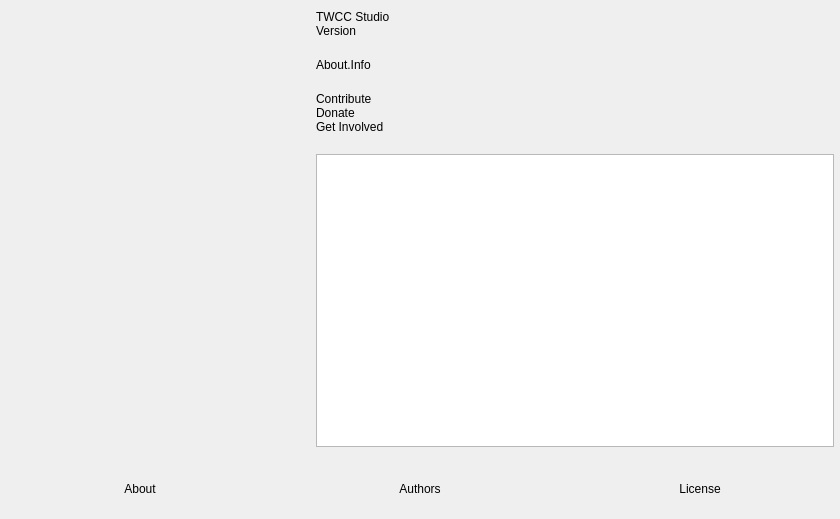
<?xml version="1.0" encoding="UTF-8"?>
<ui version="4.0">
 <class>OBSAbout</class>
 <widget class="QWidget" name="OBSAbout">
  <property name="geometry">
   <rect>
    <x>0</x>
    <y>0</y>
    <width>840</width>
    <height>519</height>
   </rect>
  </property>
  <property name="windowTitle">
   <string>About</string>
  </property>
  <layout class="QVBoxLayout" name="verticalLayout_2">
   <property name="leftMargin">
    <number>0</number>
   </property>
   <property name="topMargin">
    <number>0</number>
   </property>
   <property name="rightMargin">
    <number>0</number>
   </property>
   <property name="bottomMargin">
    <number>0</number>
   </property>
   <item>
    <layout class="QHBoxLayout" name="horizontalLayout_2">
     <property name="spacing">
      <number>30</number>
     </property>
     <property name="leftMargin">
      <number>30</number>
     </property>
     <property name="topMargin">
      <number>10</number>
     </property>
     <property name="rightMargin">
      <number>6</number>
     </property>
     <property name="bottomMargin">
      <number>6</number>
     </property>
     <item>
      <widget class="QLabel" name="icon">
       <property name="minimumSize">
        <size>
         <width>256</width>
         <height>256</height>
        </size>
       </property>
       <property name="maximumSize">
        <size>
         <width>256</width>
         <height>256</height>
        </size>
       </property>
       <property name="text">
        <string/>
       </property>
       <property name="pixmap">
        <pixmap>:res/images/twcc.png</pixmap>
       </property>
       <property name="scaledContents">
        <bool>true</bool>
       </property>
      </widget>
     </item>
     <item>
      <layout class="QVBoxLayout" name="verticalLayout">
       <property name="spacing">
        <number>0</number>
       </property>
       <item>
        <widget class="QLabel" name="name">
         <property name="text">
          <string notr="true">TWCC Studio</string>
         </property>
        </widget>
       </item>
       <item>
        <widget class="QLabel" name="version">
         <property name="text">
          <string notr="true">Version</string>
         </property>
        </widget>
       </item>
       <item>
        <spacer name="verticalSpacer_2">
         <property name="orientation">
          <enum>Qt::Orientation::Vertical</enum>
         </property>
         <property name="sizeType">
          <enum>QSizePolicy::Policy::Fixed</enum>
         </property>
         <property name="sizeHint" stdset="0">
          <size>
           <width>20</width>
           <height>20</height>
          </size>
         </property>
        </spacer>
       </item>
       <item>
        <widget class="QLabel" name="info">
         <property name="text">
          <string>About.Info</string>
         </property>
         <property name="wordWrap">
          <bool>true</bool>
         </property>
        </widget>
       </item>
       <item>
        <spacer name="verticalSpacer_3">
         <property name="orientation">
          <enum>Qt::Orientation::Vertical</enum>
         </property>
         <property name="sizeType">
          <enum>QSizePolicy::Policy::Fixed</enum>
         </property>
         <property name="sizeHint" stdset="0">
          <size>
           <width>20</width>
           <height>20</height>
          </size>
         </property>
        </spacer>
       </item>
       <item>
        <widget class="QLabel" name="contribute">
         <property name="text">
          <string notr="true">Contribute</string>
         </property>
         <property name="wordWrap">
          <bool>true</bool>
         </property>
        </widget>
       </item>
       <item>
        <widget class="QLabel" name="donate">
         <property name="text">
          <string notr="true">Donate</string>
         </property>
        </widget>
       </item>
       <item>
        <widget class="QLabel" name="getInvolved">
         <property name="text">
          <string notr="true">Get Involved</string>
         </property>
        </widget>
       </item>
       <item>
        <spacer name="verticalSpacer">
         <property name="orientation">
          <enum>Qt::Orientation::Vertical</enum>
         </property>
         <property name="sizeType">
          <enum>QSizePolicy::Policy::Fixed</enum>
         </property>
         <property name="sizeHint" stdset="0">
          <size>
           <width>20</width>
           <height>20</height>
          </size>
         </property>
        </spacer>
       </item>
       <item>
        <widget class="QTextBrowser" name="textBrowser">
         <property name="openExternalLinks">
          <bool>true</bool>
         </property>
        </widget>
       </item>
      </layout>
     </item>
    </layout>
   </item>
   <item>
    <widget class="QFrame" name="widget">
     <property name="minimumSize">
      <size>
       <width>0</width>
       <height>60</height>
      </size>
     </property>
     <layout class="QHBoxLayout" name="horizontalLayout">
      <property name="spacing">
       <number>0</number>
      </property>
      <property name="leftMargin">
       <number>0</number>
      </property>
      <property name="topMargin">
       <number>0</number>
      </property>
      <property name="rightMargin">
       <number>0</number>
      </property>
      <property name="bottomMargin">
       <number>0</number>
      </property>
      <item>
       <widget class="ClickableLabel" name="about">
        <property name="text">
         <string>About</string>
        </property>
        <property name="alignment">
         <set>Qt::AlignmentFlag::AlignCenter</set>
        </property>
       </widget>
      </item>
      <item>
       <widget class="ClickableLabel" name="authors">
        <property name="text">
         <string>Authors</string>
        </property>
        <property name="alignment">
         <set>Qt::AlignmentFlag::AlignCenter</set>
        </property>
       </widget>
      </item>
      <item>
       <widget class="ClickableLabel" name="license">
        <property name="text">
         <string>License</string>
        </property>
        <property name="alignment">
         <set>Qt::AlignmentFlag::AlignCenter</set>
        </property>
       </widget>
      </item>
     </layout>
    </widget>
   </item>
  </layout>
 </widget>
 <customwidgets>
  <customwidget>
   <class>ClickableLabel</class>
   <extends>QLabel</extends>
   <header>components/ClickableLabel.hpp</header>
  </customwidget>
 </customwidgets>
 <resources/>
 <connections/>
</ui>
